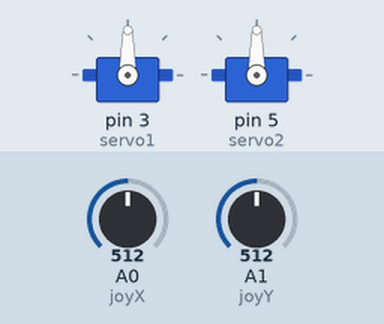
Simulated run of this sketch. Board: Arduino Uno, built with avr-gcc and run on an emulated ATmega328P. Parts: 2 × servo. The inputs (shaded band) are chosen by the test bench; at power-on: A0 (joyX) = 512, A1 (joyY) = 512.

Above: at 1.2 s.
1.3 s: A0 (joyX) set to 554
2.8 s: A0 (joyX) set to 572
At 3.37 s:
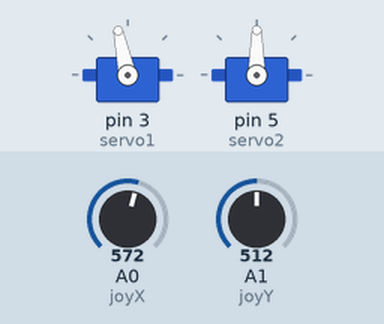
At 4.28 s:
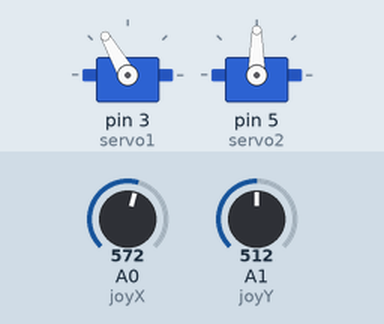
5.8 s: A1 (joyY) set to 553
8.8 s: A1 (joyY) set to 580
At 8.96 s:
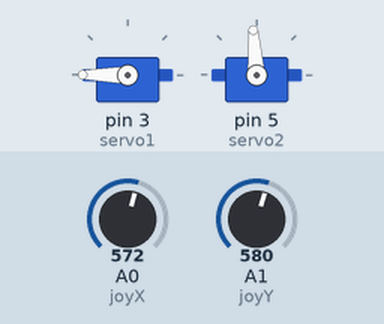
11.8 s: A1 (joyY) set to 0
14.8 s: A0 (joyX) set to 472
16.3 s: A0 (joyX) set to 452
At 16.47 s:
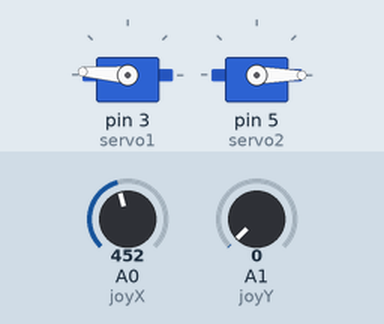
Timing chart, 0 to 21.8 s (numbered marks = the images above; inputs shaded):
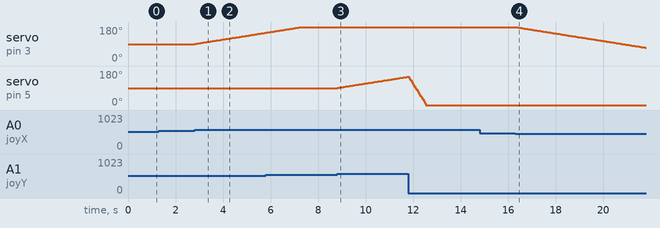

The sketch:

robotic_arm.ino
```cpp
#include <Servo.h>

// Create servo objects
Servo servo1;
Servo servo2;

// Joystick analog pins
int joyX = A0;
int joyY = A1;

// Variables to store joystick values
int joyValX, joyValY;

// Initial servo positions
int currentPos1 = 90;
int currentPos2 = 90;

// Dead-zone to avoid jitter
int deadZone = 30;

void setup() {
  // Attach servos to PWM pins
  servo1.attach(3);
  servo2.attach(5);

  // Set initial position
  servo1.write(currentPos1);
  servo2.write(currentPos2);
}

void loop() {
  // Read joystick values
  joyValX = analogRead(joyX);
  joyValY = analogRead(joyY);

  // Calculate deviation from center
  int deltaX = joyValX - 512;
  int deltaY = joyValY - 512;

  // Horizontal movement
  if (abs(deltaX) > deadZone) {
    currentPos1 = constrain(currentPos1 + deltaX / 50, 0, 180);
    servo1.write(currentPos1);
  }

  // Vertical movement
  if (abs(deltaY) > deadZone) {
    currentPos2 = constrain(currentPos2 + deltaY / 50, 0, 180);
    servo2.write(currentPos2);
  }

  delay(50); // Smooth motion
}
```

Measured:
- the behaviour switches between 561 and 562 on A0 (joyX) (found by bisection; images 0 and 1)
- the behaviour switches between 561 and 562 on A1 (joyY) (found by bisection; images 2 and 3)
- the behaviour switches between 463 and 462 on A0 (joyX) (found by bisection; images 3 and 4)
- after the input at 1.3 s, every drawn part: stays the same
- after the input at 2.8 s, servo on pin 3 (servo1): moves from 90° to 150° over 3.0 s, starting at once
- after the input at 8.8 s, servo on pin 5 (servo2): moves from 90° to 150° over 3.0 s, starting at once
- after the input at 14.8 s, every drawn part: stays the same
- after the input at 16.3 s, servo on pin 3 (servo1): moves from 180° to 71° over 5.4 s, starting at once
